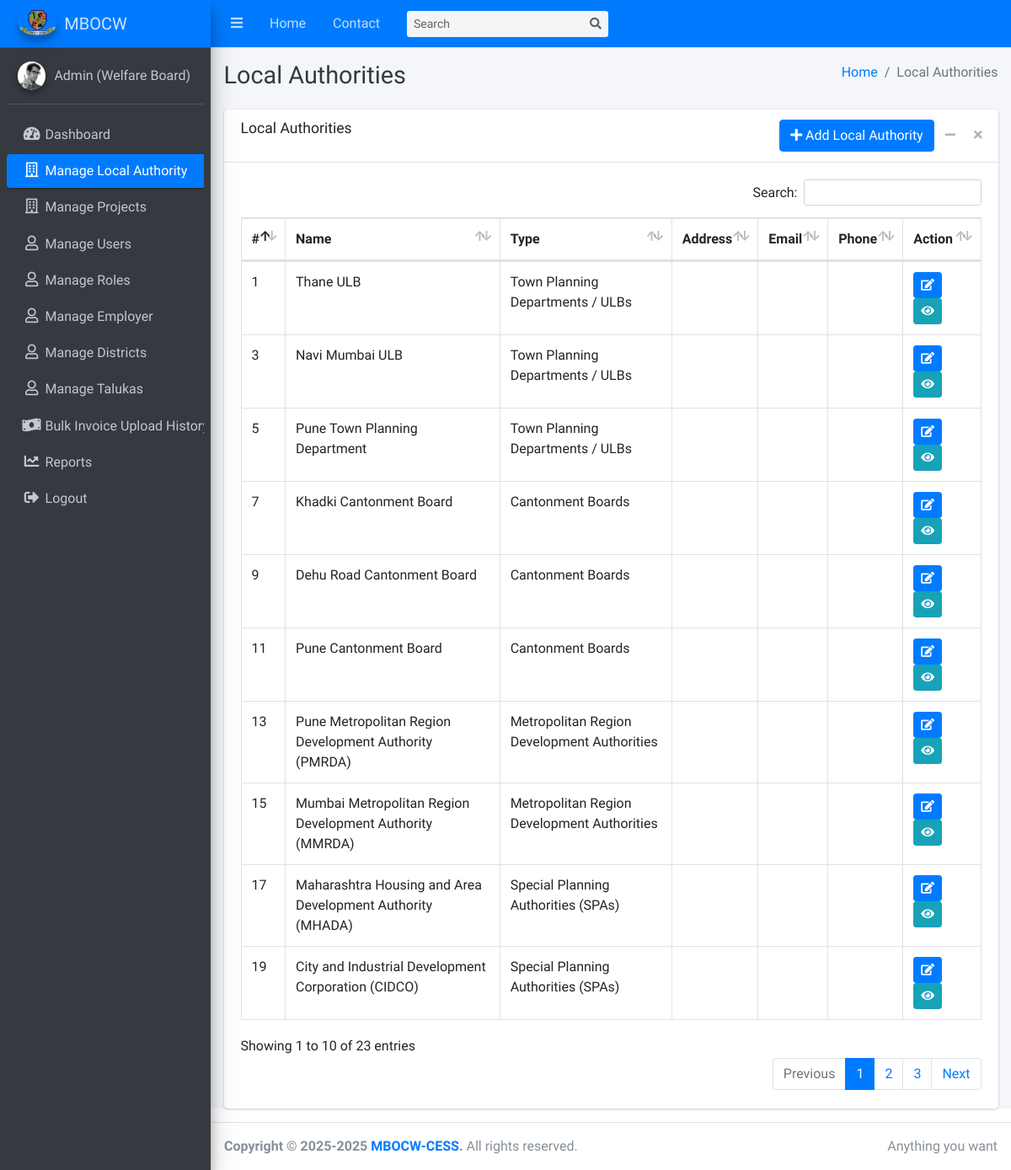
/dashboard/local-authorities.php (signed in), run on an earlier commit of the app's database.
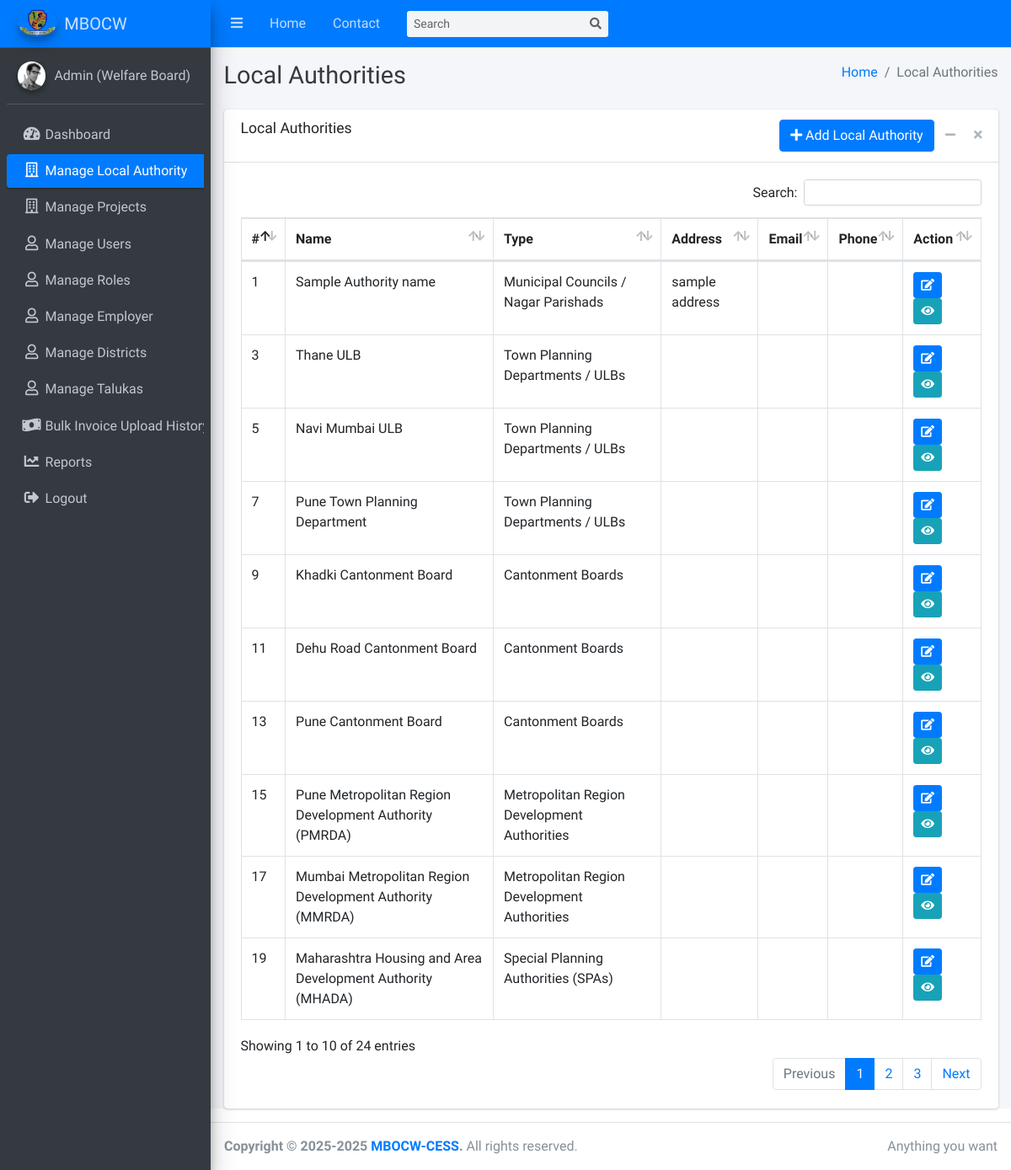
And on a later commit of the database.
### tables this page shows
CREATE TABLE IF NOT EXISTS `local_authorities` (
  `id` int NOT NULL AUTO_INCREMENT,
  `type_id` int NOT NULL COMMENT 'local_authority_types id',
  `name` text,
  `state_id` int NOT NULL,
  `district_id` int NOT NULL,
  `taluka_id` int NOT NULL,
  `village_id` int NOT NULL,
  `address` text NOT NULL,
  `contact_email` varchar(255) DEFAULT NULL,
  `contact_phone` varchar(20) DEFAULT NULL,
  `is_active` int NOT NULL COMMENT '1=active, 2=inactive, 3=deleted	',
  `created_at` datetime NOT NULL DEFAULT CURRENT_TIMESTAMP,
  `updated_at` datetime NOT NULL DEFAULT CURRENT_TIMESTAMP,
  PRIMARY KEY (`id`)
);

CREATE TABLE IF NOT EXISTS `local_authority_types` (
  `id` int NOT NULL AUTO_INCREMENT,
  `name` text NOT NULL,
  `description` text NOT NULL,
  `is_active` int NOT NULL,
  PRIMARY KEY (`id`)
);

### dashboard/local-authorities.php (the view, shortened to what this page needs)
<?php
require_once '../config/db.php';
?>
<!DOCTYPE html>
<html lang="en">
<head>
  <link rel="stylesheet" href="../plugins/fontawesome-free/css/all.min.css">
  <link rel="stylesheet" href="../plugins/datatables-bs4/css/dataTables.bootstrap4.min.css">
  <link rel="stylesheet" href="../plugins/datatables-responsive/css/responsive.bootstrap4.min.css">
  <link rel="stylesheet" href="../dist/css/adminlte.min.css">
</head>
<body class="hold-transition sidebar-mini">
<div class="wrapper">
  <?php include('includes/navbar.php'); ?>
  <?php include('includes/sidebar.php'); ?>
  <div class="content-wrapper">
    <div class="content-header">
      <div class="container-fluid">
        <div class="row mb-2">
          <div class="col-sm-6">
            <h1 class="m-0 text-dark">Local Authorities</h1>
          </div>
          <div class="col-sm-6">
            <ol class="breadcrumb float-sm-right">
              <li class="breadcrumb-item"><a href="#">Home</a></li>
              <li class="breadcrumb-item active">Local Authorities</li>
            </ol>
          </div>
        </div>
      </div>
    </div>
    <div class="content">
        <div class="container-fluid">
            <div class="card">
            <div class="card-header">
                <h3 class="card-title">Local Authorities</h3>
                <div class="card-tools">
                    <a href="add-local-authority.php" class="btn btn-primary" ><i class="fas fa-plus"></i> Add Local Authority</a>
                    <button type="button" class="btn btn-tool" data-card-widget="collapse" data-toggle="tooltip" title="Collapse"><i class="fas fa-minus"></i></button>
                    <button type="button" class="btn btn-tool" data-card-widget="remove" data-toggle="tooltip" title="Remove"><i class="fas fa-times"></i></button>
                </div>
            </div>
            <div class="card-body">
                <table id="example1" class="table table-bordered">
                    <thead>
                        <tr>
                            <th>#</th>
                            <th>Name</th>
                            <th>Type</th>
                            <th>Address</th>
                            <th>Email</th>
                            <th>Phone</th>
                            <th>Action</th>
                        </tr>
                    </thead>
                    <tbody>
                        <?php
                        $sql = "
                        SELECT la.*, lat.name AS type_name
                        FROM local_authorities la
                        LEFT JOIN local_authority_types lat ON la.type_id = lat.id
                        ORDER BY la.id DESC
                        ";
                        $result = mysqli_query($conn, $sql);
                        $sr = 1;
                        if (mysqli_num_rows($result) > 0) {
                            while ($row = mysqli_fetch_assoc($result)) {
                                echo "<tr>";
                                echo "<td>".$sr++."</td>";
                                echo "<td>".htmlspecialchars($row['name'] ?? '')."</td>";
                                echo "<td>".htmlspecialchars($row['type_name'] ?? '')."</td>";
                                echo "<td>".htmlspecialchars($row['address'] ?? '')."</td>";
                                echo "<td>".htmlspecialchars($row['contact_email'] ?? '')."</td>";
                                echo "<td>".htmlspecialchars($row['contact_phone'] ?? '')."</td>";
                                echo "<td>
                                        <a href='edit-local-authority.php?id=".$row['id']."' class='btn btn-sm btn-primary'><i class='fas fa-edit'></i></a>
                                        <a href='view-local-authority.php?id=".$row['id']."' class='btn btn-sm btn-info' ><i class='fas fa-eye'></i></a>
                                    </td>";
                                echo "</tr>";
                                $sr++;
                            }
                        } else {
                            echo "<tr><td colspan='7' class='text-center'>No Authorities found</td></tr>";
                        }
                        ?>
                    </tbody>
                </table>
            </div>
          </div>
        </div>
    </div>
  </div>
  <?php include('includes/footer.php'); ?>
</div>
</body>
</html>

What changed in the data, as far as the page shows it:
no longer on this page (row edited): local_authorities: name "City and Industrial Development Corporation (CIDCO)", local_authority_types.name "Special Planning Authorities (SPAs)"
added local_authorities: name "Sample Authority name", local_authority_types.name "Municipal Councils / Nagar Parishads", address "sample address"
Also different on the page:
text written by a page script: "Search: Showing 1 to 10 of 23 entries Previous 1 2 3 Next" → "Search: Showing 1 to 10 of 24 entries Previous 1 2 3 Next"
